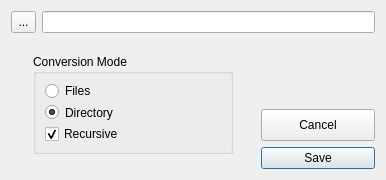
<?xml version="1.0" encoding="UTF-8"?>
<ui version="4.0">
 <class>DialogBatch</class>
 <widget class="QDialog" name="DialogBatch">
  <property name="geometry">
   <rect>
    <x>0</x>
    <y>0</y>
    <width>386</width>
    <height>180</height>
   </rect>
  </property>
  <property name="sizePolicy">
   <sizepolicy hsizetype="Fixed" vsizetype="Fixed">
    <horstretch>0</horstretch>
    <verstretch>0</verstretch>
   </sizepolicy>
  </property>
  <property name="minimumSize">
   <size>
    <width>386</width>
    <height>180</height>
   </size>
  </property>
  <property name="maximumSize">
   <size>
    <width>386</width>
    <height>180</height>
   </size>
  </property>
  <property name="windowTitle">
   <string>Batch Preferences</string>
  </property>
  <layout class="QGridLayout" name="gridLayout">
   <item row="0" column="1" colspan="2">
    <widget class="QLineEdit" name="OpenPath"/>
   </item>
   <item row="0" column="0">
    <widget class="QToolButton" name="Button_Open_Path">
     <property name="maximumSize">
      <size>
       <width>25</width>
       <height>23</height>
      </size>
     </property>
     <property name="text">
      <string>...</string>
     </property>
    </widget>
   </item>
   <item row="3" column="2">
    <widget class="QPushButton" name="ButtonSave">
     <property name="text">
      <string>Save</string>
     </property>
    </widget>
   </item>
   <item row="1" column="0" rowspan="3" colspan="2">
    <layout class="QGridLayout" name="gridLayout_4">
     <item row="0" column="0">
      <layout class="QHBoxLayout" name="horizontalLayout">
       <item>
        <widget class="QGroupBox" name="groupBox">
         <property name="minimumSize">
          <size>
           <width>200</width>
           <height>100</height>
          </size>
         </property>
         <property name="maximumSize">
          <size>
           <width>200</width>
           <height>100</height>
          </size>
         </property>
         <property name="title">
          <string>Conversion Mode</string>
         </property>
         <layout class="QGridLayout" name="gridLayout_2">
          <item row="3" column="0">
           <widget class="QCheckBox" name="ParameterBatchconvertRecursive">
            <property name="text">
             <string>Recursive</string>
            </property>
            <property name="checked">
             <bool>true</bool>
            </property>
           </widget>
          </item>
          <item row="2" column="0">
           <widget class="QRadioButton" name="ParameterBatchconvertDirectory">
            <property name="text">
             <string>Directory</string>
            </property>
            <property name="checked">
             <bool>true</bool>
            </property>
           </widget>
          </item>
          <item row="1" column="0">
           <widget class="QRadioButton" name="ParameterBatchconvertFiles">
            <property name="text">
             <string>Files</string>
            </property>
           </widget>
          </item>
         </layout>
        </widget>
       </item>
      </layout>
     </item>
    </layout>
   </item>
   <item row="2" column="2">
    <widget class="QPushButton" name="ButtonCancel">
     <property name="sizePolicy">
      <sizepolicy hsizetype="Fixed" vsizetype="Fixed">
       <horstretch>0</horstretch>
       <verstretch>0</verstretch>
      </sizepolicy>
     </property>
     <property name="minimumSize">
      <size>
       <width>114</width>
       <height>32</height>
      </size>
     </property>
     <property name="maximumSize">
      <size>
       <width>114</width>
       <height>32</height>
      </size>
     </property>
     <property name="baseSize">
      <size>
       <width>114</width>
       <height>32</height>
      </size>
     </property>
     <property name="text">
      <string>Cancel</string>
     </property>
    </widget>
   </item>
  </layout>
 </widget>
 <resources/>
 <connections/>
</ui>
